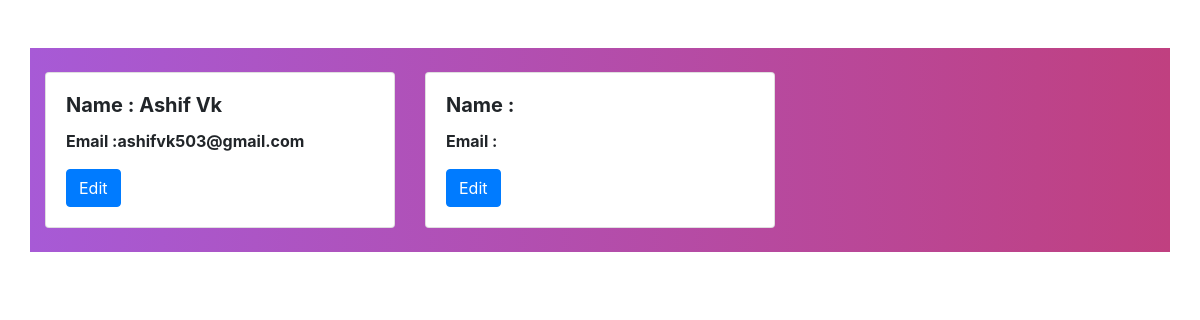
The app's page /alluser, older data.
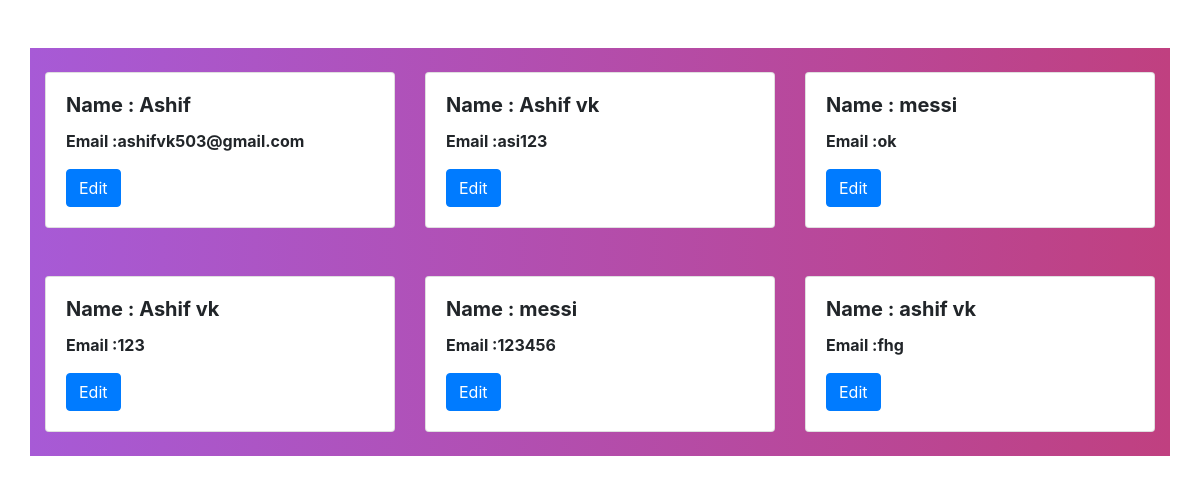
The same page, newer data.
### djangoapp/models.py (models this page shows)
class Candidate(models.Model):
    name=models.CharField(max_length=30)
    email=models.CharField(max_length=30)

### djangoapp/views.py (the view)
# urls.py: path('alluser',views.alluser,name='alluser'),
def alluser(request):
    users=Candidate.objects.all()
    context={'user':users}
    return render(request,'alluser.html',context)

### djangoapp/templates/alluser.html (shortened to what this page needs)
<!DOCTYPE html>
<html lang="en">
<head>
    <link rel="stylesheet" href="https://cdn.jsdelivr.net/npm/bootstrap@4.6.2/dist/css/bootstrap.min.css"
>
</head>
<body >
    <div style='background:linear-gradient(to right, rgb(167, 90, 214) , rgb(192, 64, 128))'; class="container mt-5">
    <div class="row row-cols-1 row-cols-md-3">
      {% for i in user %}
        <div class="col mb-4 pt-4">
          <div class="card h-100">
            <div class="card-body">
              <h5 class="card-title font-weight-bold">Name : {{i.name}}</h5>
              <p class="card-text font-weight-bold">Email :{{i.email}}</p>
              <a href={% url 'editData' i.id %} class="btn btn-primary">Edit</a>
            </div>
          </div>
        </div>
      {% endfor %}
      </div>
    </div>
</body>
</html>

Row changes from the older to the newer data that the page shows:
changed Candidate "ashifvk503@gmail.com": name "Ashif Vk" → "Ashif"
added Candidate: name "Ashif vk", email "asi123"
added Candidate: name "messi", email "ok"
added Candidate: name "Ashif vk", email "123"
added Candidate: name "messi", email "123456"
added Candidate: name "ashif vk", email "fhg"
